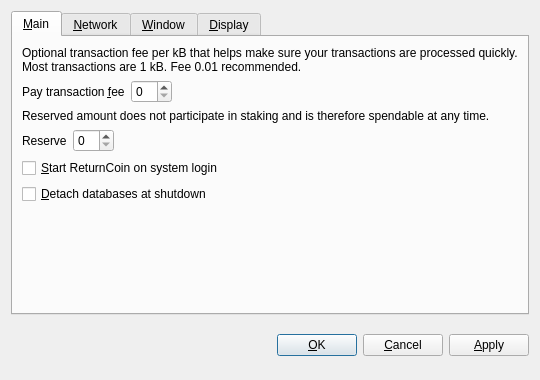
<?xml version="1.0" encoding="UTF-8"?>
<ui version="4.0">
 <class>OptionsDialog</class>
 <widget class="QDialog" name="OptionsDialog">
  <property name="geometry">
   <rect>
    <x>0</x>
    <y>0</y>
    <width>540</width>
    <height>380</height>
   </rect>
  </property>
  <property name="windowTitle">
   <string>Options</string>
  </property>
  <property name="modal">
   <bool>true</bool>
  </property>
  <layout class="QVBoxLayout" name="verticalLayout">
   <item>
    <widget class="QTabWidget" name="tabWidget">
     <property name="tabPosition">
      <enum>QTabWidget::North</enum>
     </property>
     <property name="currentIndex">
      <number>0</number>
     </property>
     <widget class="QWidget" name="tabMain">
      <attribute name="title">
       <string>&amp;Main</string>
      </attribute>
      <layout class="QVBoxLayout" name="verticalLayout_Main">
       <item>
        <widget class="QLabel" name="transactionFeeInfoLabel">
         <property name="text">
          <string>Optional transaction fee per kB that helps make sure your transactions are processed quickly. Most transactions are 1 kB. Fee 0.01 recommended.</string>
         </property>
         <property name="textFormat">
          <enum>Qt::PlainText</enum>
         </property>
         <property name="wordWrap">
          <bool>true</bool>
         </property>
        </widget>
       </item>
       <item>
        <layout class="QHBoxLayout" name="horizontalLayoutFee">
         <item>
          <widget class="QLabel" name="transactionFeeLabel">
           <property name="text">
            <string>Pay transaction &amp;fee</string>
           </property>
           <property name="textFormat">
            <enum>Qt::PlainText</enum>
           </property>
           <property name="buddy">
            <cstring>transactionFee</cstring>
           </property>
          </widget>
         </item>
         <item>
          <widget class="BitcoinAmountField" name="transactionFee"/>
         </item>
         <item>
          <spacer name="horizontalSpacerFee">
           <property name="orientation">
            <enum>Qt::Horizontal</enum>
           </property>
           <property name="sizeHint" stdset="0">
            <size>
             <width>40</width>
             <height>20</height>
            </size>
           </property>
          </spacer>
         </item>
        </layout>
       </item>
       <item>
        <widget class="QLabel" name="reserveBalanceInfoLabel">
         <property name="text">
          <string>Reserved amount does not participate in staking and is therefore spendable at any time.</string>
         </property>
         <property name="textFormat">
          <enum>Qt::PlainText</enum>
         </property>
         <property name="wordWrap">
          <bool>true</bool>
         </property>
        </widget>
       </item>
       <item>
        <layout class="QHBoxLayout" name="horizontalLayoutReserveBalance">
         <item>
          <widget class="QLabel" name="reserveBalanceLabel">
           <property name="text">
            <string>Reserve</string>
           </property>
           <property name="textFormat">
            <enum>Qt::PlainText</enum>
           </property>
           <property name="buddy">
            <cstring>reserveBalance</cstring>
           </property>
          </widget>
         </item>
         <item>
          <widget class="BitcoinAmountField" name="reserveBalance"/>
         </item>
         <item>
          <spacer name="horizontalSpacerReserveBalance">
           <property name="orientation">
            <enum>Qt::Horizontal</enum>
           </property>
           <property name="sizeHint" stdset="0">
            <size>
             <width>40</width>
             <height>20</height>
            </size>
           </property>
          </spacer>
         </item>
        </layout>
       </item>
       <item>
        <widget class="QCheckBox" name="bitcoinAtStartup">
         <property name="toolTip">
          <string>Automatically start ReturnCoin after logging in to the system.</string>
         </property>
         <property name="text">
          <string>&amp;Start ReturnCoin on system login</string>
         </property>
        </widget>
       </item>
       <item>
        <widget class="QCheckBox" name="detachDatabases">
         <property name="toolTip">
          <string>Detach block and address databases at shutdown. This means they can be moved to another data directory, but it slows down shutdown. The wallet is always detached.</string>
         </property>
         <property name="text">
          <string>&amp;Detach databases at shutdown</string>
         </property>
        </widget>
       </item>
       <item>
        <spacer name="verticalSpacer_Main">
         <property name="orientation">
          <enum>Qt::Vertical</enum>
         </property>
         <property name="sizeHint" stdset="0">
          <size>
           <width>20</width>
           <height>40</height>
          </size>
         </property>
        </spacer>
       </item>
      </layout>
     </widget>
     <widget class="QWidget" name="tabNetwork">
      <attribute name="title">
       <string>&amp;Network</string>
      </attribute>
      <layout class="QVBoxLayout" name="verticalLayout_Network">
       <item>
        <widget class="QCheckBox" name="mapPortUpnp">
         <property name="toolTip">
          <string>Automatically open the ReturnCoin client port on the router. This only works when your router supports UPnP and it is enabled.</string>
         </property>
         <property name="text">
          <string>Map port using &amp;UPnP</string>
         </property>
        </widget>
       </item>
       <item>
        <widget class="QCheckBox" name="connectSocks">
         <property name="toolTip">
          <string>Connect to the ReturnCoin network through a SOCKS proxy (e.g. when connecting through Tor).</string>
         </property>
         <property name="text">
          <string>&amp;Connect through SOCKS proxy:</string>
         </property>
        </widget>
       </item>
       <item>
        <layout class="QHBoxLayout" name="horizontalLayout_Network">
         <item>
          <widget class="QLabel" name="proxyIpLabel">
           <property name="text">
            <string>Proxy &amp;IP:</string>
           </property>
           <property name="textFormat">
            <enum>Qt::PlainText</enum>
           </property>
           <property name="buddy">
            <cstring>proxyIp</cstring>
           </property>
          </widget>
         </item>
         <item>
          <widget class="QValidatedLineEdit" name="proxyIp">
           <property name="maximumSize">
            <size>
             <width>140</width>
             <height>16777215</height>
            </size>
           </property>
           <property name="toolTip">
            <string>IP address of the proxy (e.g. 127.0.0.1)</string>
           </property>
          </widget>
         </item>
         <item>
          <widget class="QLabel" name="proxyPortLabel">
           <property name="text">
            <string>&amp;Port:</string>
           </property>
           <property name="textFormat">
            <enum>Qt::PlainText</enum>
           </property>
           <property name="buddy">
            <cstring>proxyPort</cstring>
           </property>
          </widget>
         </item>
         <item>
          <widget class="QLineEdit" name="proxyPort">
           <property name="maximumSize">
            <size>
             <width>55</width>
             <height>16777215</height>
            </size>
           </property>
           <property name="toolTip">
            <string>Port of the proxy (e.g. 9050)</string>
           </property>
          </widget>
         </item>
         <item>
          <widget class="QLabel" name="socksVersionLabel">
           <property name="text">
            <string>SOCKS &amp;Version:</string>
           </property>
           <property name="textFormat">
            <enum>Qt::PlainText</enum>
           </property>
           <property name="buddy">
            <cstring>socksVersion</cstring>
           </property>
          </widget>
         </item>
         <item>
          <widget class="QValueComboBox" name="socksVersion">
           <property name="toolTip">
            <string>SOCKS version of the proxy (e.g. 5)</string>
           </property>
          </widget>
         </item>
         <item>
          <spacer name="horizontalSpacer_Network">
           <property name="orientation">
            <enum>Qt::Horizontal</enum>
           </property>
           <property name="sizeHint" stdset="0">
            <size>
             <width>40</width>
             <height>20</height>
            </size>
           </property>
          </spacer>
         </item>
        </layout>
       </item>
       <item>
        <spacer name="verticalSpacer_Network">
         <property name="orientation">
          <enum>Qt::Vertical</enum>
         </property>
         <property name="sizeHint" stdset="0">
          <size>
           <width>20</width>
           <height>40</height>
          </size>
         </property>
        </spacer>
       </item>
      </layout>
     </widget>
     <widget class="QWidget" name="tabWindow">
      <attribute name="title">
       <string>&amp;Window</string>
      </attribute>
      <layout class="QVBoxLayout" name="verticalLayout_Window">
       <item>
        <widget class="QCheckBox" name="minimizeToTray">
         <property name="toolTip">
          <string>Show only a tray icon after minimizing the window.</string>
         </property>
         <property name="text">
          <string>&amp;Minimize to the tray instead of the taskbar</string>
         </property>
        </widget>
       </item>
       <item>
        <widget class="QCheckBox" name="minimizeOnClose">
         <property name="toolTip">
          <string>Minimize instead of exit the application when the window is closed. When this option is enabled, the application will be closed only after selecting Quit in the menu.</string>
         </property>
         <property name="text">
          <string>M&amp;inimize on close</string>
         </property>
        </widget>
       </item>
       <item>
        <spacer name="verticalSpacer_Window">
         <property name="orientation">
          <enum>Qt::Vertical</enum>
         </property>
         <property name="sizeHint" stdset="0">
          <size>
           <width>20</width>
           <height>40</height>
          </size>
         </property>
        </spacer>
       </item>
      </layout>
     </widget>
     <widget class="QWidget" name="tabDisplay">
      <attribute name="title">
       <string>&amp;Display</string>
      </attribute>
      <layout class="QVBoxLayout" name="verticalLayout_Display">
       <item>
        <layout class="QHBoxLayout" name="horizontalLayout_1_Display">
         <item>
          <widget class="QLabel" name="langLabel">
           <property name="text">
            <string>User Interface &amp;language:</string>
           </property>
           <property name="textFormat">
            <enum>Qt::PlainText</enum>
           </property>
           <property name="buddy">
            <cstring>lang</cstring>
           </property>
          </widget>
         </item>
         <item>
          <widget class="QValueComboBox" name="lang">
           <property name="toolTip">
            <string>The user interface language can be set here. This setting will take effect after restarting ReturnCoin.</string>
           </property>
          </widget>
         </item>
        </layout>
       </item>
       <item>
        <layout class="QHBoxLayout" name="horizontalLayout_2_Display">
         <item>
          <widget class="QLabel" name="unitLabel">
           <property name="text">
            <string>&amp;Unit to show amounts in:</string>
           </property>
           <property name="textFormat">
            <enum>Qt::PlainText</enum>
           </property>
           <property name="buddy">
            <cstring>unit</cstring>
           </property>
          </widget>
         </item>
         <item>
          <widget class="QValueComboBox" name="unit">
           <property name="toolTip">
            <string>Choose the default subdivision unit to show in the interface and when sending coins.</string>
           </property>
          </widget>
         </item>
        </layout>
       </item>
       <item>
        <widget class="QCheckBox" name="displayAddresses">
         <property name="toolTip">
          <string>Whether to show ReturnCoin addresses in the transaction list or not.</string>
         </property>
         <property name="text">
          <string>&amp;Display addresses in transaction list</string>
         </property>
        </widget>
       </item>
       <item>
        <widget class="QCheckBox" name="coinControlFeatures">
         <property name="toolTip">
          <string>Whether to show coin control features or not.</string>
         </property>
         <property name="text">
          <string>Display coin &amp;control features (experts only!)</string>
         </property>
        </widget>
       </item>
       <item>
        <spacer name="verticalSpacer_Display">
         <property name="orientation">
          <enum>Qt::Vertical</enum>
         </property>
         <property name="sizeHint" stdset="0">
          <size>
           <width>20</width>
           <height>40</height>
          </size>
         </property>
        </spacer>
       </item>
      </layout>
     </widget>
    </widget>
   </item>
   <item>
    <layout class="QHBoxLayout" name="horizontalLayout_Buttons">
     <item>
      <spacer name="horizontalSpacer_1">
       <property name="orientation">
        <enum>Qt::Horizontal</enum>
       </property>
       <property name="sizeHint" stdset="0">
        <size>
         <width>40</width>
         <height>48</height>
        </size>
       </property>
      </spacer>
     </item>
     <item>
      <widget class="QLabel" name="statusLabel">
       <property name="font">
        <font>
         <weight>75</weight>
         <bold>true</bold>
        </font>
       </property>
       <property name="text">
        <string/>
       </property>
       <property name="textFormat">
        <enum>Qt::PlainText</enum>
       </property>
       <property name="wordWrap">
        <bool>true</bool>
       </property>
      </widget>
     </item>
     <item>
      <spacer name="horizontalSpacer_2">
       <property name="orientation">
        <enum>Qt::Horizontal</enum>
       </property>
       <property name="sizeHint" stdset="0">
        <size>
         <width>40</width>
         <height>48</height>
        </size>
       </property>
      </spacer>
     </item>
     <item>
      <widget class="QPushButton" name="okButton">
       <property name="text">
        <string>&amp;OK</string>
       </property>
      </widget>
     </item>
     <item>
      <widget class="QPushButton" name="cancelButton">
       <property name="text">
        <string>&amp;Cancel</string>
       </property>
       <property name="autoDefault">
        <bool>false</bool>
       </property>
      </widget>
     </item>
     <item>
      <widget class="QPushButton" name="applyButton">
       <property name="text">
        <string>&amp;Apply</string>
       </property>
       <property name="autoDefault">
        <bool>false</bool>
       </property>
      </widget>
     </item>
    </layout>
   </item>
  </layout>
 </widget>
 <customwidgets>
  <customwidget>
   <class>BitcoinAmountField</class>
   <extends>QSpinBox</extends>
   <header>bitcoinamountfield.h</header>
  </customwidget>
  <customwidget>
   <class>QValueComboBox</class>
   <extends>QComboBox</extends>
   <header>qvaluecombobox.h</header>
  </customwidget>
  <customwidget>
   <class>QValidatedLineEdit</class>
   <extends>QLineEdit</extends>
   <header>qvalidatedlineedit.h</header>
  </customwidget>
 </customwidgets>
 <resources/>
 <connections/>
</ui>
